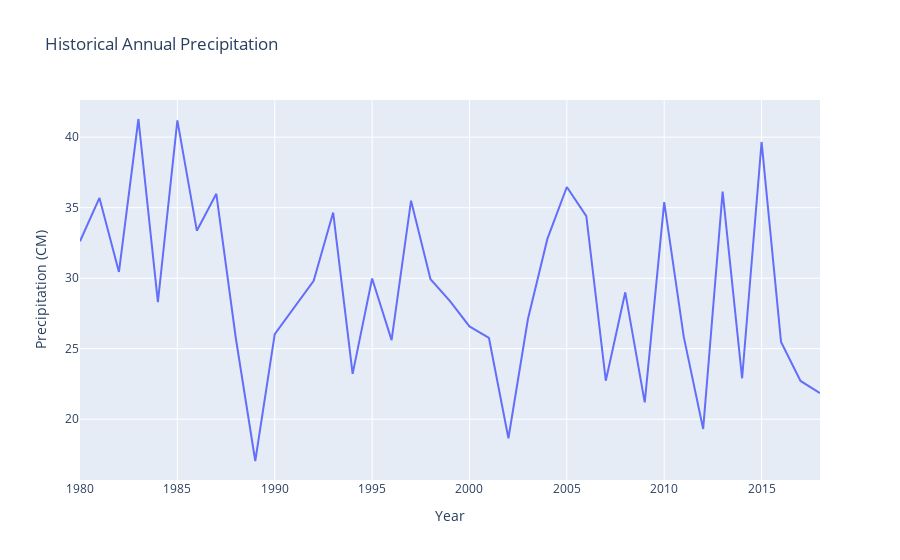

The cell this chart's notebook holds for it:
### Markdown cell above
# Annual Precipitation

### Code cell
#plot annual mean temp
# set temp df for plot
plot_df = df[df['TimePeriod'] == 'Hist']
# find mean temp of all collection site per year
plot_df = plot_df.groupby('year')['PPT_Annual'].mean().reset_index()
#plotly plot
fig = px.line(plot_df,
              x='year',
              y='PPT_Annual',
              title='Historical Annual Precipitation',
              labels={
                     "year": "Year",
                     "PPT_Annual": "Precipitation (CM)"
                 }
              )
fig.show()

### Figure 1 — Plotly figure (JSON) as saved in the notebook; plotly's stock layout.template omitted (floating-point values rounded to 4 significant figures)
{"data": [{"hovertemplate": "Year=%{x}<br>Precipitation (CM)=%{y}<extra></extra>", "legendgroup": "", "line": {"color": "#636efa", "dash": "solid"}, "marker": {"symbol": "circle"}, "mode": "lines", "name": "", "orientation": "v", "showlegend": false, "type": "scatter", "x": [1980, 1981, 1982, 1983, 1984, 1985, 1986, 1987, 1988, 1989, 1990, 1991, 1992, 1993, 1994, 1995, 1996, 1997, 1998, 1999, 2000, 2001, 2002, 2003, 2004, 2005, 2006, 2007, 2008, 2009, 2010, 2011, 2012, 2013, 2014, 2015, 2016, 2017, 2018], "xaxis": "x", "y": [32.62, 35.69, 30.44, 41.29, 28.31, 41.19, 33.37, 35.99, 25.76, 17.04, 26.03, 27.92, 29.81, 34.66, 23.21, 29.97, 25.61, 35.5, 29.93, 28.38, 26.58, 25.76, 18.65, 27.09, 32.79, 36.47, 34.39, 22.73, 29.0, 21.2, 35.4, 25.87, 19.31, 36.14, 22.9, 39.66, 25.47, 22.71, 21.85], "yaxis": "y"}], "layout": {"legend": {"tracegroupgap": 0}, "title": {"text": "Historical Annual Precipitation"}, "xaxis": {"anchor": "y", "domain": [0, 1], "title": {"text": "Year"}}, "yaxis": {"anchor": "x", "domain": [0, 1], "title": {"text": "Precipitation (CM)"}}}}
